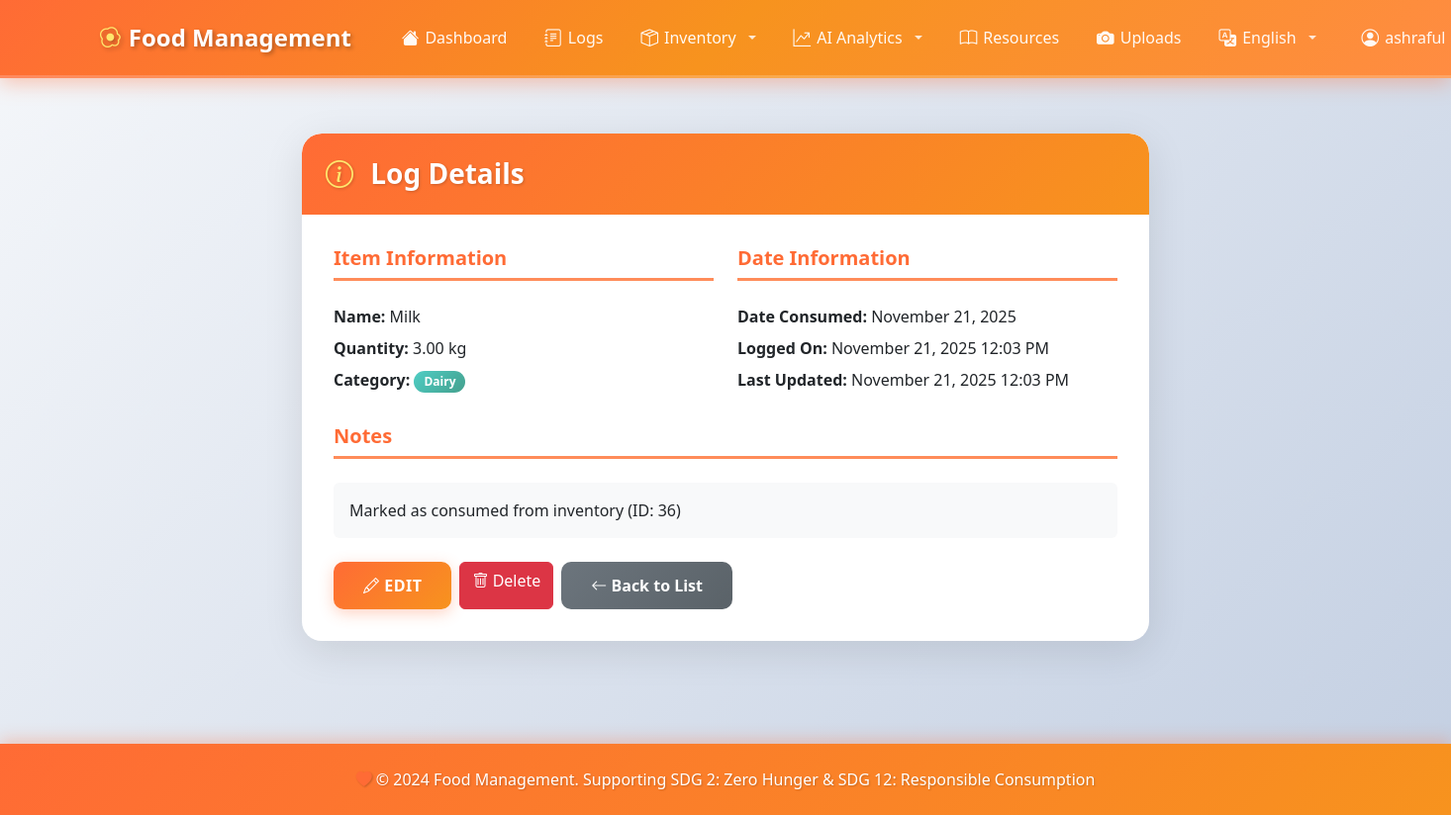
Page /logs/12/ (signed in) on the committed database.
### logs/models.py (models this page shows, shortened)
class FoodLog(models.Model):
    CATEGORY_CHOICES = [
        ('vegetable', 'Vegetable'),
        ('fruit', 'Fruit'),
        ('dairy', 'Dairy'),
        ('meat', 'Meat'),
        ('grain', 'Grain'),
        ('beverage', 'Beverage'),
        ('snack', 'Snack'),
        ('other', 'Other'),
    ]
    UNIT_CHOICES = [
        ('kg', 'Kilogram (kg)'),
        ('g', 'Gram (g)'),
        ('lb', 'Pound (lb)'),
        ('oz', 'Ounce (oz)'),
        ('l', 'Liter (l)'),
        ('ml', 'Milliliter (ml)'),
        ('cup', 'Cup'),
        ('piece', 'Piece'),
        ('serving', 'Serving'),
    ]
    user = models.ForeignKey(User, on_delete=models.CASCADE, related_name='food_logs')
    item_name = models.CharField(max_length=255, help_text="Name of the food item")
    quantity = models.DecimalField(
        max_digits=10,
        decimal_places=2,
        validators=[MinValueValidator(0)],
        help_text="Quantity consumed"
    )
    unit = models.CharField(max_length=20, choices=UNIT_CHOICES, default='piece')
    category = models.CharField(max_length=50, choices=CATEGORY_CHOICES, default='other')
    date_consumed = models.DateField(help_text="Date when the food was consumed")
    notes = models.TextField(blank=True, null=True, help_text="Additional notes about the consumption")
    created_at = models.DateTimeField(auto_now_add=True)
    updated_at = models.DateTimeField(auto_now=True)
    class Meta:
        verbose_name = "Food Log"
        verbose_name_plural = "Food Logs"
        ordering = ['-date_consumed', '-created_at']
        indexes = [
            models.Index(fields=['user', '-date_consumed']),
            models.Index(fields=['category']),
        ]

### logs/views.py (the view)
# urls.py: path('<int:pk>/', views.log_detail, name='detail'),
@login_required
def log_detail(request, pk):
    log = get_object_or_404(FoodLog, pk=pk, user=request.user)
    return render(request, 'logs/detail.html', {'log': log})

### templates/logs/detail.html (shortened to what this page needs)
{% extends 'base.html' %}
{% block content %}
<div class="row justify-content-center">
    <div class="col-md-8">
        <div class="card">
            <div class="card-header text-white">
                <h3 class="card-title mb-0">
                    <i class="bi bi-info-circle"></i> Log Details
                </h3>
            </div>
            <div class="card-body">
                <div class="row mb-4">
                    <div class="col-md-6">
                        <h5 class="text-primary-custom">Item Information</h5>
                        <p class="mb-2"><strong>Name:</strong> {{ log.item_name }}</p>
                        <p class="mb-2"><strong>Quantity:</strong> {{ log.quantity }} {{ log.unit }}</p>
                        <p class="mb-2"><strong>Category:</strong>
                            <span class="badge" style="background: var(--gradient-secondary);">
                                {{ log.get_category_display }}
                            </span>
                        </p>
                    </div>
                    <div class="col-md-6">
                        <h5 class="text-primary-custom">Date Information</h5>
                        <p class="mb-2"><strong>Date Consumed:</strong> {{ log.date_consumed|date:"F d, Y" }}</p>
                        <p class="mb-2"><strong>Logged On:</strong> {{ log.created_at|date:"F d, Y g:i A" }}</p>
                        {% if log.updated_at != log.created_at %}
                            <p class="mb-2"><strong>Last Updated:</strong> {{ log.updated_at|date:"F d, Y g:i A" }}</p>
                        {% endif %}
                    </div>
                </div>
                {% if log.notes %}
                <div class="mb-4">
                    <h5 class="text-primary-custom">Notes</h5>
                    <p class="bg-light p-3 rounded">{{ log.notes }}</p>
                </div>
                {% endif %}
                <div class="d-flex gap-2">
                    <a href="{% url 'logs:edit' log.pk %}" class="btn btn-primary">
                        <i class="bi bi-pencil"></i> Edit
                    </a>
                    <a href="{% url 'logs:delete' log.pk %}" class="btn btn-danger">
                        <i class="bi bi-trash"></i> Delete
                    </a>
                    <a href="{% url 'logs:list' %}" class="btn btn-secondary">
                        <i class="bi bi-arrow-left"></i> Back to List
                    </a>
                </div>
            </div>
        </div>
    </div>
</div>
{% endblock %}

### templates/base.html (shortened to what this page needs)
{% load i18n static %}
<!DOCTYPE html>
<html lang="{{ LANGUAGE_CODE|default:'en' }}" dir="{% if LANGUAGE_CODE == 'ar' %}rtl{% else %}ltr{% endif %}">
<head>
    {% load static %}
    <link href="https://cdn.jsdelivr.net/npm/bootstrap@5.3.0/dist/css/bootstrap.min.css" rel="stylesheet">
    <link rel="stylesheet" href="https://cdn.jsdelivr.net/npm/bootstrap-icons@1.11.0/font/bootstrap-icons.css">
    <link rel="stylesheet" href="{% static 'css/style.css' %}">
</head>
<body>
    {% if user.is_authenticated %}
    <nav class="navbar navbar-expand-lg navbar-dark sticky-top">
        <div class="container">
            <a class="navbar-brand" href="{% url 'dashboard_placeholder' %}">
                <i class="bi bi-egg-fried"></i> {% trans "Food Management" %}
            </a>
            <div class="collapse navbar-collapse" id="navbarNav">
                <ul class="navbar-nav me-auto">
                    <li class="nav-item">
                        <a class="nav-link" href="{% url 'dashboard_placeholder' %}">
                            <i class="bi bi-house-fill"></i> {% trans "Dashboard" %}
                        </a>
                    </li>
                    <li class="nav-item">
                        <a class="nav-link" href="{% url 'logs:list' %}">
                            <i class="bi bi-journal-text"></i> {% trans "Logs" %}
                        </a>
                    </li>
                    <li class="nav-item dropdown">
                        <a class="nav-link dropdown-toggle" href="#" id="inventoryDropdown" role="button" data-bs-toggle="dropdown" aria-expanded="false">
                            <i class="bi bi-box-seam"></i> {% trans "Inventory" %}
                        </a>
                    </li>
                    <li class="nav-item dropdown">
                        <a class="nav-link dropdown-toggle" href="#" id="aiDropdown" role="button" data-bs-toggle="dropdown" aria-expanded="false">
                            <i class="bi bi-graph-up-arrow"></i> {% trans "AI Analytics" %}
                        </a>
                    </li>
                    <li class="nav-item">
                        <a class="nav-link" href="{% url 'resources:list' %}">
                            <i class="bi bi-book"></i> {% trans "Resources" %}
                        </a>
                    </li>
                    <li class="nav-item">
                        <a class="nav-link" href="{% url 'uploads:list' %}">
                            <i class="bi bi-camera-fill"></i> {% trans "Uploads" %}
                        </a>
                    </li>
                </ul>
                <ul class="navbar-nav">
                    {% get_current_language as CURRENT_LANGUAGE %}
                    {% get_available_languages as LANGUAGES %}
                    <li class="nav-item dropdown me-2">
                        <a class="nav-link dropdown-toggle text-white" href="#" id="languageDropdownAuth" role="button" data-bs-toggle="dropdown" aria-expanded="false">
                            <i class="bi bi-translate"></i>
                            {% for lang_code, lang_name in LANGUAGES %}
                                {% if lang_code == CURRENT_LANGUAGE %}{{ lang_name }}{% endif %}
                            {% endfor %}
                        </a>
                            {% get_language_info_list for LANGUAGES as languages %}
                    </li>
                    <li class="nav-item dropdown">
                        <a class="nav-link dropdown-toggle text-white" href="#" id="userDropdown" role="button" data-bs-toggle="dropdown" aria-expanded="false">
                            <i class="bi bi-person-circle"></i> {{ user.username }}
                        </a>
                    </li>
                </ul>
            </div>
        </div>
    </nav>
    {% endif %}
    <main class="container my-4">
        {% block content %}{% endblock %}
    </main>
    <footer class="text-center py-4 mt-5">
        <div class="container">
            <p class="mb-0">
                <i class="bi bi-heart-fill" style="color: #ff6b35;"></i>
                &copy; 2024 {% trans "Food Management" %}. {% trans "Supporting SDG 2: Zero Hunger & SDG 12: Responsible Consumption" %}
            </p>
        </div>
    </footer>
</body>
</html>

### static/css/style.css (style rules this page uses)
:root { --primary-color: #ff6b35; --primary-dark: #e55a2b; --primary-light: #ff8c5a; --secondary-color: #4ecdc4; --accent-color: #ffe66d; --success-color: #95e1d3; --dark-color: #2c3e50; --light-bg: #f8f9fa; --gradient-primary: linear-gradient(135deg, #ff6b35 0%, #f7931e 100%); --gradient-secondary: linear-gradient(135deg, #4ecdc4 0%, #44a08d 100%); --gradient-success: linear-gradient(135deg, #95e1d3 0%, #6bcf9f 100%); }
* { margin: 0; padding: 0; box-sizing: border-box; }
body { min-height: 100vh; display: flex; flex-direction: column; font-family: 'Segoe UI', Tahoma, Geneva, Verdana, sans-serif; background: linear-gradient(135deg, #f5f7fa 0%, #c3cfe2 100%); background-attachment: fixed; }
.navbar { background: linear-gradient(135deg, #ff6b35 0%, #f7931e 50%, #ff8c42 100%) !important; box-shadow: 0 4px 20px rgba(255, 107, 53, 0.4); padding: 0.75rem 0; border-bottom: 3px solid rgba(255, 255, 255, 0.2); }
.navbar .container { display: flex; align-items: center; flex-wrap: nowrap; }
.navbar-collapse { flex-grow: 1; display: flex; align-items: center; justify-content: space-between; }
.navbar.sticky-top { position: sticky; top: 0; z-index: 1030; }
.navbar-brand { font-weight: 700; font-size: 1.5rem; color: white !important; text-shadow: 2px 2px 4px rgba(0, 0, 0, 0.3); transition: transform 0.3s ease; padding: 0.5rem 1rem; display: inline-flex; align-items: center; white-space: nowrap; }
.navbar-brand i { color: #ffe66d; margin-right: 8px; font-size: 1.3rem; }
.nav-link { color: rgba(255, 255, 255, 0.95) !important; font-weight: 500; margin: 0 3px; padding: 0.5rem 1rem !important; border-radius: 8px; transition: all 0.3s ease; display: inline-flex !important; align-items: center !important; white-space: nowrap !important; flex-wrap: nowrap !important; gap: 6px; }
.nav-link i { font-size: 1.1rem; flex-shrink: 0; display: inline-block; }
.nav-link.dropdown-toggle::after { margin-left: 6px; border-top-color: rgba(255, 255, 255, 0.8); }
.navbar-nav { display: flex; align-items: center; flex-wrap: nowrap; flex-shrink: 0; }
.navbar-nav.me-auto { flex: 1; flex-wrap: nowrap; overflow-x: auto; -webkit-overflow-scrolling: touch; scrollbar-width: none; -ms-overflow-style: none; }
.navbar-nav .nav-item { display: flex; align-items: center; white-space: nowrap; }
main { flex: 1; padding: 2rem 0; }
.card { border: none; border-radius: 20px; box-shadow: 0 10px 40px rgba(0, 0, 0, 0.1); overflow: hidden; transition: transform 0.3s ease, box-shadow 0.3s ease; background: white; }
.card-header { background: var(--gradient-primary) !important; border: none; padding: 1.5rem; border-radius: 20px 20px 0 0 !important; }
.card-header h3 { color: white; font-weight: 700; text-shadow: 1px 1px 3px rgba(0, 0, 0, 0.2); }
.card-header i { color: var(--accent-color); margin-right: 10px; }
.card-body { padding: 2rem; }
.btn-primary { background: var(--gradient-primary); border: none; border-radius: 10px; padding: 12px 30px; font-weight: 600; text-transform: uppercase; letter-spacing: 0.5px; transition: all 0.3s ease; box-shadow: 0 4px 15px rgba(255, 107, 53, 0.3); }
.btn-secondary { background: linear-gradient(135deg, #6c757d 0%, #5a6268 100%); border: none; border-radius: 10px; padding: 12px 30px; font-weight: 600; transition: all 0.3s ease; }
.badge { padding: 5px 10px; border-radius: 20px; font-weight: 600; font-size: 0.75rem; }
a { color: var(--primary-color); text-decoration: none; font-weight: 500; transition: color 0.3s ease; }
.card-body h5 { color: var(--primary-color); font-weight: 700; margin-bottom: 1.5rem; padding-bottom: 0.5rem; border-bottom: 3px solid var(--primary-light); }
footer { background: var(--gradient-primary) !important; color: white; padding: 2rem 0; margin-top: 3rem; box-shadow: 0 -4px 15px rgba(255, 107, 53, 0.3); }
footer p { margin: 0; font-weight: 500; text-shadow: 1px 1px 2px rgba(0, 0, 0, 0.2); }
.card { animation: fadeIn 0.5s ease-out; }
.text-primary-custom { color: var(--primary-color) !important; }

### rows in the picture
FoodLog: item_name "Milk", quantity "3.00", unit "kg", category "Dairy", date_consumed "November 21, 2025", created_at "November 21, 2025 12:03 PM", updated_at "November 21, 2025 12:03 PM", notes "Marked as consumed from inventory (ID: 36)"

### other values in the picture
{{ lang_name }} "English"
{{ user.username }} "ashraful"
